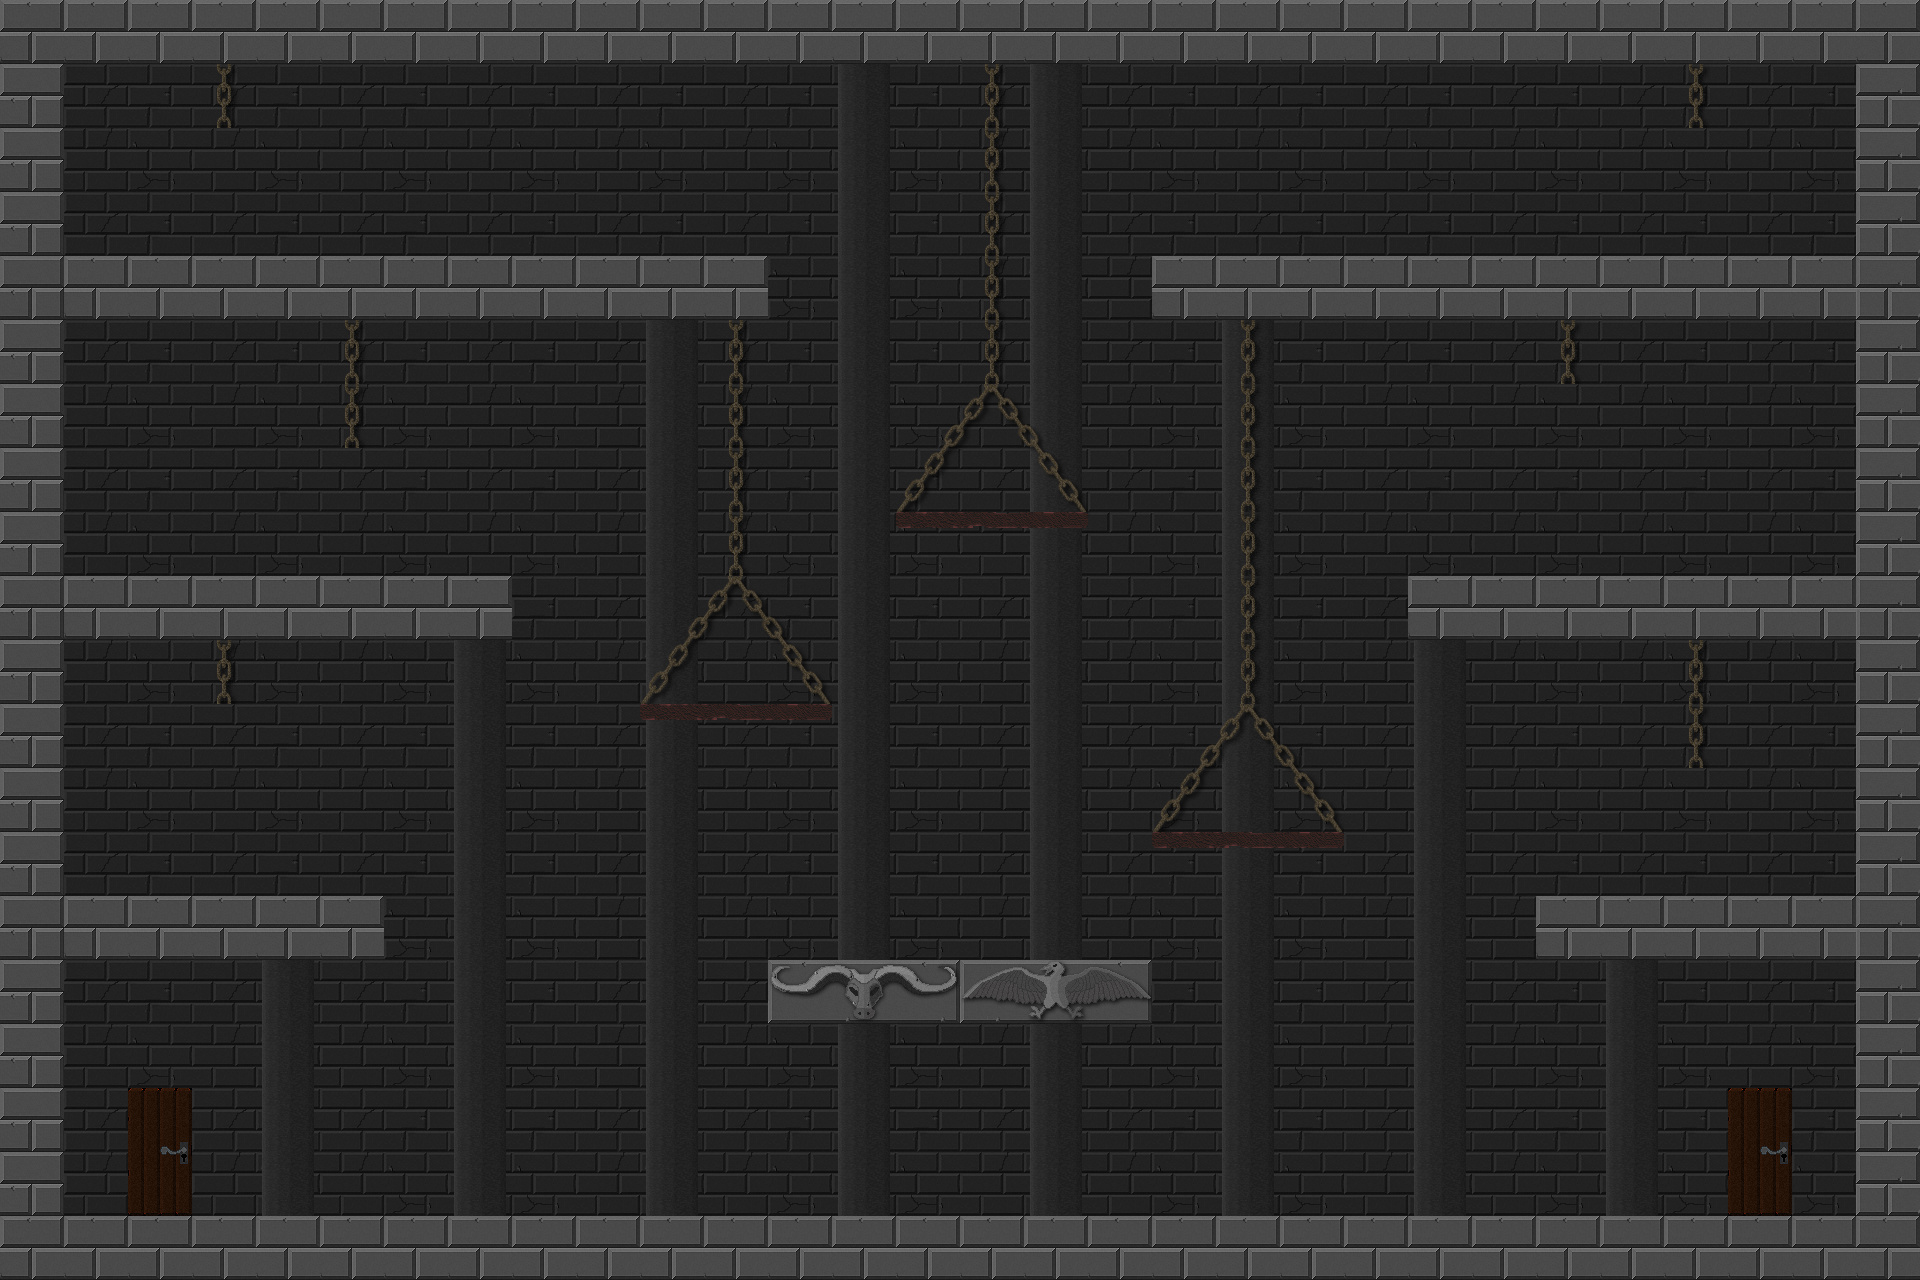

A 2D game scene composited from a Tiled map and its tileset images. What follows is a short description and the map's XML, with each tile layer's data collapsed to a summary:
An orthogonal 30x20 tile map with 64x64 px tiles, 5 tile layers (background, dec, dec2, collThin, ...), 2 tilesets and 37 objects.

<map version="1.0" orientation="orthogonal" width="30" height="20" tilewidth="64" tileheight="64">
 <tileset firstgid="1" name="Tezture Tiles" tilewidth="64" tileheight="64">
  <image source="Tezture Tiles.png" width="512" height="640" />
 </tileset>
 <tileset firstgid="81" name="guideTexture" tilewidth="64" tileheight="64">
  <image source="guideTexture.png" width="768" height="640" />
 </tileset>
 <layer name="background" width="30" height="20">
  <data>[600 cells, 600 non-empty, 4 distinct tile ids]</data>
 </layer>
 <layer name="dec" width="30" height="20">
  <data>[600 cells, 103 non-empty, 5 distinct tile ids]</data>
 </layer>
 <layer name="dec2" width="30" height="20">
  <data>[600 cells, 34 non-empty, 7 distinct tile ids]</data>
 </layer>
 <layer name="collThin" width="30" height="20">
  <data>[600 cells, 9 non-empty, 3 distinct tile ids]</data>
 </layer>
 <layer name="coll" width="30" height="20">
  <data>[600 cells, 148 non-empty, 9 distinct tile ids]</data>
 </layer>
 <objectgroup name="movingPlatform" width="30" height="20" />
 <objectgroup name="trapEasy" width="30" height="20" />
 <objectgroup name="fairyCage" width="30" height="20">
  <object x="1698" y="156">
   <ellipse />
  </object>
  <object x="1694" y="798">
   <ellipse />
  </object>
  <object x="352" y="480">
   <ellipse />
  </object>
  <object x="224" y="730">
   <ellipse />
  </object>
  <object x="220" y="156">
   <ellipse />
  </object>
  <object x="1564" y="414">
   <ellipse />
  </object>
 </objectgroup>
 <objectgroup name="fairyDustEasy" width="30" height="20">
  <object x="350" y="1178">
   <ellipse />
  </object>
  <object x="666" y="1178">
   <ellipse />
  </object>
  <object x="1004" y="924">
   <ellipse />
  </object>
  <object x="1546" y="1160">
   <ellipse />
  </object>
  <object x="1822" y="846">
   <ellipse />
  </object>
  <object x="1762" y="848">
   <ellipse />
  </object>
  <object x="220" y="840">
   <ellipse />
  </object>
  <object x="172" y="506">
   <ellipse />
  </object>
  <object x="544" y="180">
   <ellipse />
  </object>
  <object x="1406" y="188">
   <ellipse />
  </object>
  <object x="1628" y="530">
   <ellipse />
  </object>
  <object x="990" y="484">
   <ellipse />
  </object>
 </objectgroup>
 <objectgroup name="playerSpawn" width="30" height="20">
  <object x="156" y="1144">
   <ellipse />
  </object>
 </objectgroup>
 <objectgroup name="playerEnd" width="30" height="20">
  <object x="1756" y="1138">
   <ellipse />
  </object>
 </objectgroup>
 <objectgroup name="destructables" width="30" height="20">
  <object x="1690" y="480">
   <ellipse />
  </object>
  <object x="352" y="182">
   <ellipse />
  </object>
  <object x="990" y="908">
   <ellipse />
  </object>
  <object x="166" y="800">
   <ellipse />
  </object>
 </objectgroup>
 <objectgroup name="warlock" width="30" height="20">
  <object x="960" y="862">
   <ellipse />
  </object>
  <object x="270" y="482">
   <ellipse />
  </object>
  <object x="280" y="162">
   <ellipse />
  </object>
 </objectgroup>
 <objectgroup name="tank" width="30" height="20">
  <object x="1628" y="478">
   <ellipse />
  </object>
  <object x="1750" y="800">
   <ellipse />
  </object>
  <object x="594" y="170">
   <ellipse />
  </object>
 </objectgroup>
 <objectgroup name="groundShooter" width="30" height="20">
  <object x="1338" y="1122">
   <ellipse />
  </object>
  <object x="988" y="470">
   <ellipse />
  </object>
  <object x="226" y="800">
   <ellipse />
  </object>
 </objectgroup>
 <objectgroup name="basicFlying" width="30" height="20">
  <object x="532" y="832">
   <ellipse />
  </object>
  <object x="1442" y="440">
   <ellipse />
  </object>
 </objectgroup>
 <objectgroup name="basicGround" width="30" height="20">
  <object x="1568" y="178">
   <ellipse />
  </object>
  <object x="730" y="1132">
   <ellipse />
  </object>
 </objectgroup>
</map>
